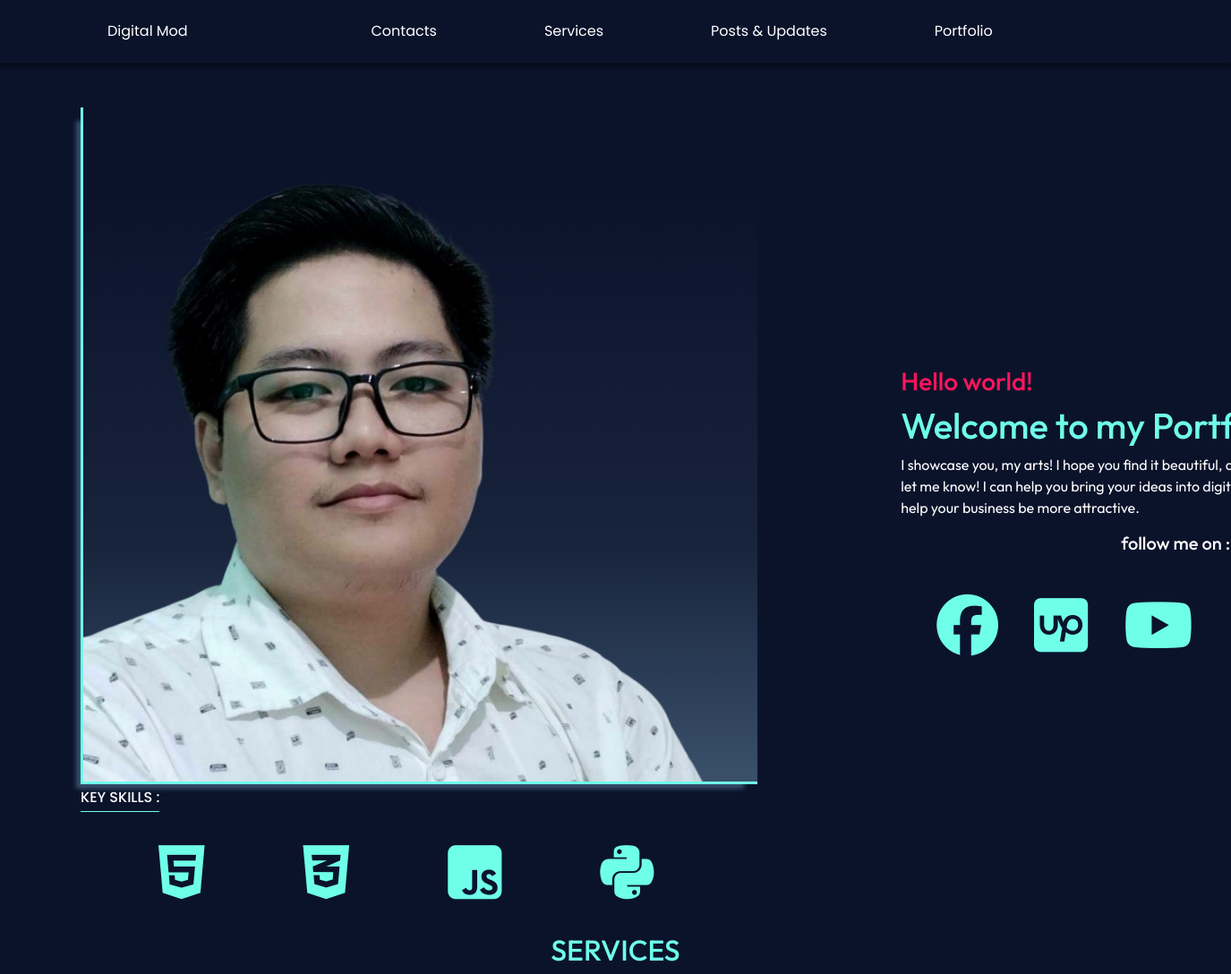
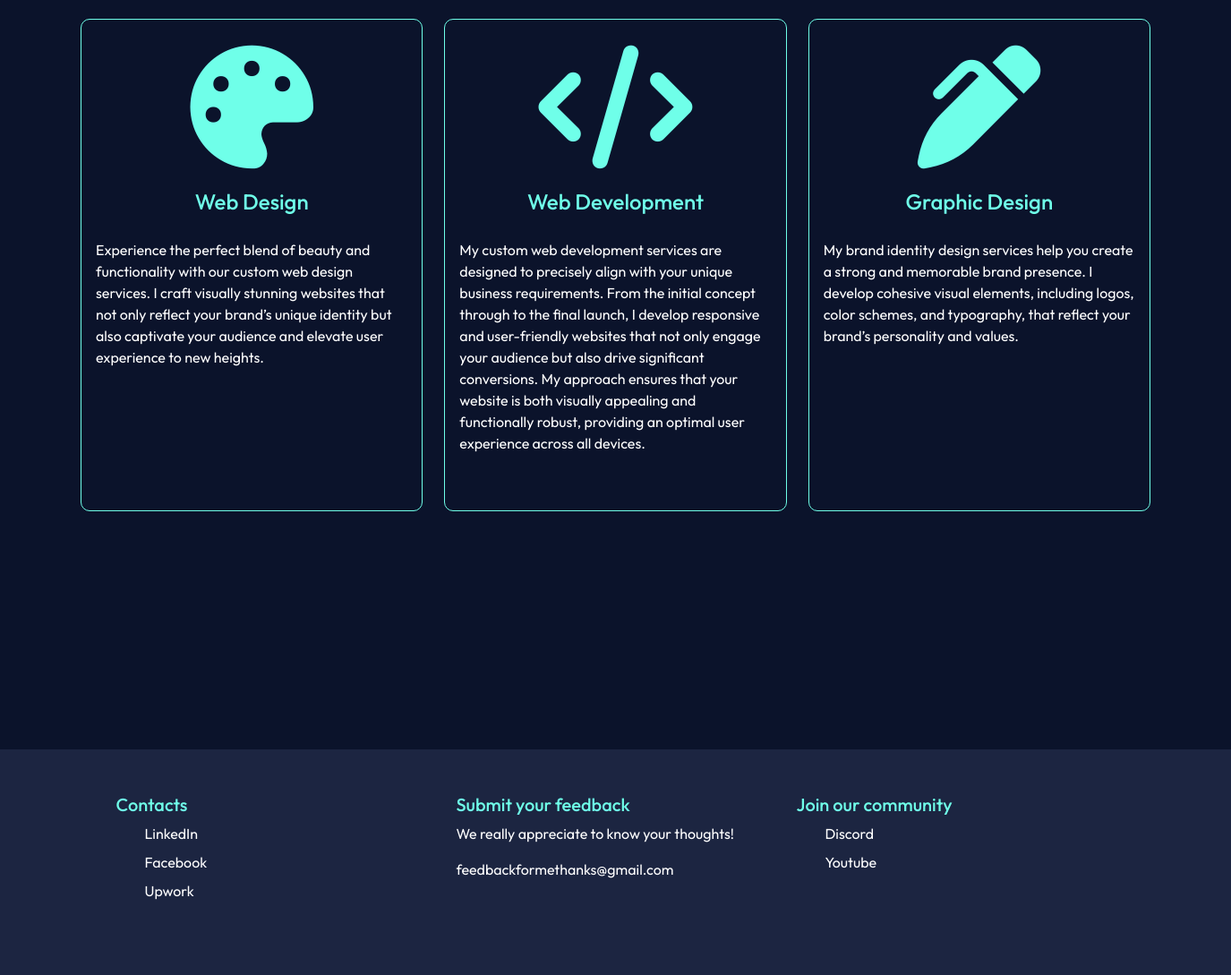
The page / on the database its author committed (2 pictures, top to bottom).
### core/models.py (models this page shows, shortened)
class Services(models.Model):
    title = models.CharField(max_length=50)
    icon_code = models.CharField(max_length=255, null=True,blank=True)
    description = models.TextField()

### core/views.py (the view)
# urls.py: path('', views.home, name='home'),
def home(request):
    keyService = Services.objects.all()
    return render(request, 'home.html', {'keyService':keyService})

### core/templates/home.html (shortened to what this page needs)
{% extends 'base.html' %}
{% load static %}
{% block content %}
<div class="main section">
    <div class="leftSide">
        <div class="cover">
            <img src="{% static 'assets/profileimage.png'%}" alt="">
        </div>
        <div class="icons">
        <p>KEY SKILLS :</p>
        <ul>
            <li><i class="fa-brands fa-html5"></i></li>
            <li><i class="fa-brands fa-css3-alt"></i></li>
            <li><i class="fa-brands fa-square-js"></i></li>
            <li><i class="fa-brands fa-python"></i></li>
        </ul>
        </div>
    </div>
    <div class="rightSide">
        <div class="description">
        <h3>Hello world!</h3>
        <h1>Welcome to my Portfolio</h1>
        <p>I showcase you, my arts! I hope you find it beautiful, and if so, please let me know! I can help you bring your ideas into digital realities and help your business be more attractive.</p>
        </div>
        <div class="iconlink">
            <h5>follow me on : </h5>
            <ul>
                <li><a href="https://www.facebook.com/MichaelAngeloLim2799"><i class="fa-brands fa-facebook fa-bounce"></i></a></li>
                <li><a href="https://www.upwork.com/freelancers/~012fa5e78c76bf1601"><i class="fa-brands fa-square-upwork fa-bounce"></i></a></li>
                <li><a href="https://www.youtube.com/@Greywolf2127"><i class="fa-brands fa-youtube fa-bounce"></i></a></li>
                <li><a href="https://discord.gg/JhGNQwaeZt"><i class="fa-brands fa-discord fa-bounce"></i></a></li>
            </ul>
        </div>
    </div>
</div>
<section id="services">
<div class="services section">
    <div class="headerTitle">
        <h2>SERVICES</h2>
    </div>
    <div class="row">
        {% for key in keyService %}
        <div class="col-sm-4 mb-3">
            <div class="card">
                <div class="card-body">
                <h5><i class="{{key.icon_code}}"></i></h5>
                <h4>{{key.title}}</h4>
                <p class="card-text">{{ key.description }}</p>
                </div>
            </div>
        </div>
        {% endfor %}
    </div>
</div>
</section>
<div style="height: 250px; display: block;"></div>
{% endblock %}

### core/templates/base.html (shortened to what this page needs)
{% load static %}
<!DOCTYPE html>
<html lang="en">
<head>
    <link href="https://cdn.jsdelivr.net/npm/bootstrap@5.3.3/dist/css/bootstrap.min.css" rel="stylesheet">
    <link rel="stylesheet" href="https://cdnjs.cloudflare.com/ajax/libs/font-awesome/6.5.2/css/all.min.css" />
    <link rel="stylesheet" href="{% static 'css/style.css'%}">
    <link rel="stylesheet" href="{% static 'css/mStyle.css'%}">
</head>
<body>
    {% include 'navbar.html' %}
    {% block content %}
    {% endblock %}
    <footer>
        <div class="footer">
            <div class="container">
                <div class="row">
                    <div class="col-lg-4 mb-3">
                        <h5>Contacts</h5>
                        <ul class="shortcuts">
                            <li class="mb-2"><a href="https://www.linkedin.com/in/michael-angelo-lim-0a1b38300/">LinkedIn</a></li>
                            <li class="mb-2"><a href="https://www.facebook.com/MichaelAngeloLim2799">Facebook</a></li>
                            <li class="mb-2"><a href="https://www.upwork.com/freelancers/~012fa5e78c76bf1601">Upwork</a></li>
                        </ul>
                    </div>
                    <div class="col-lg-4 mb-3">
                        <h5>Submit your feedback</h5>
                        <p>We really appreciate to know your thoughts!</p>
                        <p>feedbackformethanks@gmail.com</p>
                    </div>
                    <div class="col-lg-4 mb-3">
                        <h5>Join our community</h5>
                        <ul class="shortcuts">
                            <li class="mb-2"><a href="https://discord.gg/JhGNQwaeZt">Discord</a></li>
                            <li class="mb-2"><a href="https://www.youtube.com/@Greywolf2127">Youtube</a></li>
                        </ul>
                    </div>
                </div>
            </div>
        </div>
        </footer>
</body>
</html>

### core/templates/navbar.html (shortened to what this page needs)
{% load static %}
<nav>
    <ul class="">
        <li><a href="{% url 'home' %}">Digital Mod</a></li>
        <li class="hideOnMobile"><a href="{% url 'contacts' %}">Contacts</a></li>
        <li class="hideOnMobile"><a href="{% url 'home' %}#services">Services</a></li>
        <li class="hideOnMobile"><a href="{% url 'blogs' %}">Posts & Updates</a></li>
        <li class="hideOnMobile"><a href="{% url 'portfolio' %}">Portfolio</a></li>
    </ul>
</nav>

### static/css/style.css (style rules this page uses)
:root { --color-background: rgba(11, 19, 43, 1); --text-white: white; --color-custom1: rgba(111, 255, 233, 1); --color-custom2: rgba(28, 37, 65, 1); --color-custom3: rgba(58, 80, 107, 1); --color-highlight: rgb(255, 22, 92); }
* { margin: 0; padding: 0; font-family: "Outfit", sans-serif; }
body { background-color: var(--color-background); }
nav { background-color: var(--color-background); box-shadow: 0 5px 5px rgba(0, 0, 0, 0.418); margin-bottom: 50px; }
nav ul { width: 100%; list-style: none; display: flex; justify-content: flex-end; align-items: center; padding: 0 15vmin 0 60px; }
nav li { height: 70px; }
nav a { height: 100%; padding: 0 30px; margin: 0 30px; font-family: "Poppins"; text-decoration: none; display: flex; align-items: center; position: relative; color: white; }
nav a::before { content: ''; position:absolute; bottom: 4px; left: 0; width: 0%; height: 3px; background-color: var(--color-custom1); transition: .1s ease; }
nav li:first-child { margin-right: auto; }
.section { padding: 0 90px; margin: 0 auto; }
.headerTitle { color: var(--color-custom1); display: flex; justify-content: center; padding: 0 0 20px; }
.main { min-height: 90vh; display: flex; align-items: center; justify-content: space-between; gap: 10rem; }
.leftSide p { line-height: 30px; color: white; border-bottom: 1px solid var(--color-custom1); width: fit-content; font-family: "Poppins", sans-serif; font-weight: 500; }
.icons ul { list-style: none; display: flex; justify-content: flex-start; align-items: center; }
.icons li { color: var(--color-custom1); text-decoration: none; font-size: 5vmin; }
.icons i { padding: 0 4vmin; transition: .5s; }
.main .cover { display: flex; background: white; width: 55vmin; height: auto; will-change: transform; transition: .5s ease-in-out; }
.main .cover::before { content: ''; position: absolute; top: 0; left: 0; display: block; width: 100%; height: 100%; background: linear-gradient(to bottom, rgba(11, 19, 43, 0.5), rgba(111, 255, 233, 1)); transition: all .3s; opacity: 0; }
.main img { width: 55vmin; height: auto; box-shadow: -10px 10px 5px -5px var(--color-custom3); border-left: 3px solid var(--color-custom1); border-bottom: 3px solid var(--color-custom1); background: rgb(11,19,43); background: linear-gradient(180deg, rgba(11,19,43,1) 13%, rgba(24,36,60,1) 65%, rgba(58,80,107,1) 100%); }
.rightSide { float: right; color: white; font-family: "Poppins", sans-serif; }
.rightSide h3 { color: var(--color-highlight); }
.rightSide h1 { color: var(--color-custom1); }
.iconlink { float: right; width: 50%; }
.iconlink ul { list-style: none; display: flex; justify-content: flex-end; align-items: center; padding: 20px; }
.iconlink li { height: 70px; }
.iconlink a { color: var(--color-custom1); font-size: 5vmin; padding: 0 20px; }
#services h5 { text-align: center; color: var(--color-custom1); font-size: 10vmin; }
#services h4 { border-bottom: 3px solid var(--text-yellow-100); height: 3rem; color: var(--color-custom1); text-align: center; }
#services .card { border: none; border-radius: 10px; height: 40vmin; overflow: hidden; background-color: transparent; border: 1px solid var(--color-custom1); color: white; transition: all .5s ease; }
.footer { background-color: var(--color-custom2); color: white; padding: 50px 0; }
.footer .shortcuts { list-style: none; }
.shortcuts li a { text-decoration: none; color: white; }
.footer h5 { color: var(--color-custom1); }

### rows shown on the page
Services: title "Web Design", description "Experience the perfect blend of beauty and functionality with our custom web design services. I craft visually stunning websites that not only reflect your brand’s unique identity but also captivate your audience and elevate user experience to new heights."
Services: title "Web Development", description "My custom web development services are designed to precisely align with your unique business requirements. From the initial concept through to the final launch, I develop responsive and user-friendly websites that not only engage your audience but also drive significant conversions. My approach ensures that your website is both visually appealing and functionally robust, providing an optimal user experience across all devices."
Services: title "Graphic Design", description "My brand identity design services help you create a strong and memorable brand presence. I develop cohesive visual elements, including logos, color schemes, and typography, that reflect your brand’s personality and values."
